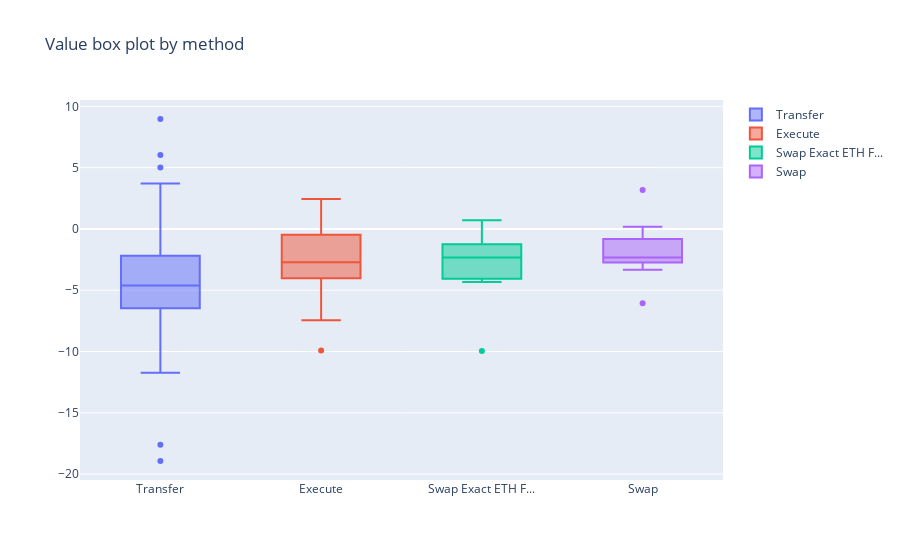

The cell this chart's notebook holds for it:
### Code cell
data = []

for method in df_without_zero_log.Method.unique():
    if len(df_without_zero_log[df_without_zero_log.Method == method]) > 10:
        data.append(go.Box(y=df_without_zero_log[df_without_zero_log.Method == method].Value, name=method))

fig = go.Figure(data=data, layout={"title": "Value box plot by method"})
iplot(fig, show_link=False)

### Figure 1 — Plotly figure (JSON) as saved in the notebook; plotly's stock layout.template omitted (floating-point values rounded to 4 significant figures; data arrays with more than 128 entries replaced by an {"elided": "..."} marker saying what was removed)
{"data": [{"name": "Transfer", "type": "box", "y": {"elided": "490 float values"}}, {"name": "Execute", "type": "box", "y": [-3.322, -2.737, -2.773, -4.474, -4.059, -3, -2.206, -2.824, -3.322, 0, -6.381, -0.485, 0, -4.762, -0.737, -1, -0.737, -1.732, 0, -2.644, -1.786, -1, -2.737, -2.474, -4.033, 2.449, -4.644, -2.737, -3.322, 0.263, 1.202, 0.263, -4.322, -5.644, -6.43, -7.447, -4.914, 0, -4.416, -0.6267, -2.184, -1.737, 0, 0.5192, 0, -5.185, 1.322, 0, -1.69, -1.474, -2.322, 0.2154, -3.644, -2.693, -0.007232, -3.322, -1.737, -6.644, -3.591, -4.644, -2.776, -3.322, -0.152, -2.85, -3.796, -5.469, -9.924, -5.326, -5.995, -3.322, -3.059, -4.644, -5.059, -2.515, -1.737, -0.3219, 1.585, -3.644, -0.8239, 0.516, 1, -3.644]}, {"name": "Swap Exact ETH F...", "type": "box", "y": [-2, -4.322, -1, -3.322, -9.966, -2.322, -4.322, -0.7418, -2.322, 0.7064, -2.373]}, {"name": "Swap", "type": "box", "y": [0, -2.889, -3.059, 3.17, -1.852, -1, -2.644, -0.8625, -2.322, -0.737, -2.69, -2.322, 0.1763, -2.322, -3.322, -6.059, -1.737]}], "layout": {"title": {"text": "Value box plot by method"}}}
